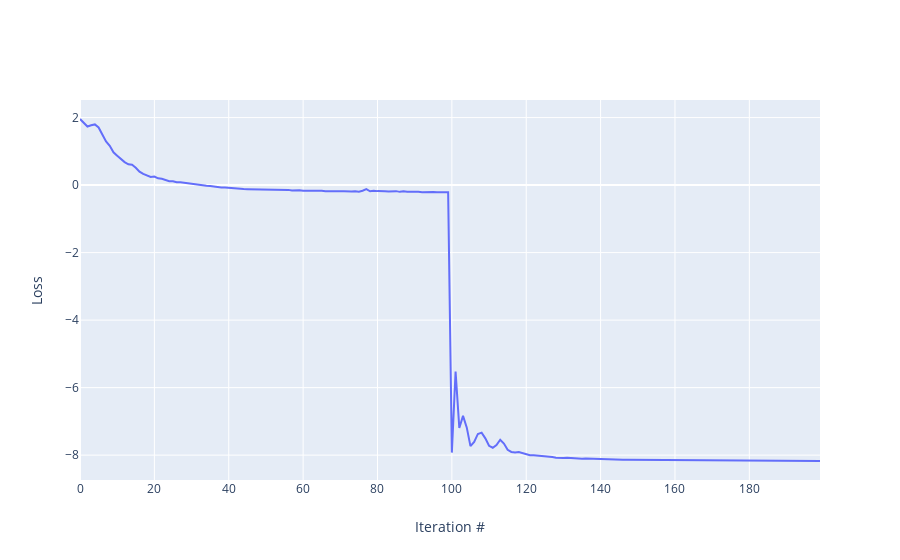

Notebook code cell kept with this figure:
### Markdown cell above
### Training by energy
We will now train with the KL loss to teach the network to focus on both low energy states.

### Code cell
optimizer = torch.optim.Adam([p for p in model.parameters() if p.requires_grad==True], lr=lr2) 
training_set_2 = z.astype('float32')
trainloader_2 = data.DataLoader(dataset=training_set_2, batch_size=25000)

while t < iter1 + iter2:
    for batch_z in trainloader_2:  
        # KL loss function
        loss = model.loss_kl(batch_z)
        losses.append(loss.item()) # save values for plotting later 
    
        # Training on KL loss
        optimizer.zero_grad() # Set grads to zero, else PyTorch will accumulate gradients on each backprop
        loss.backward(retain_graph=True)
        optimizer.step()
        
        t = t + 1 # iteration count
        if t % 25 == 0:
            print('iter %s:' % t, 'loss = %.3f' % loss)

# Visualize loss
fig = go.Figure() # plotly reference: https://plot.ly/python/line-charts/
fig.add_trace(go.Scatter(x=np.arange(len(losses)), y=losses,
                    mode='lines',
                    name='lines'))

fig.update_layout(yaxis_title='Loss', xaxis_title='Iteration #')

### Figure 1 — Plotly figure (JSON) as saved in the notebook; plotly's stock layout.template omitted (floating-point values rounded to 4 significant figures; data arrays with more than 128 entries replaced by an {"elided": "..."} marker saying what was removed)
{"data": [{"mode": "lines", "name": "lines", "type": "scatter", "x": {"elided": "200 int values"}, "y": {"elided": "200 float values"}}], "layout": {"xaxis": {"title": {"text": "Iteration #"}}, "yaxis": {"title": {"text": "Loss"}}}}
